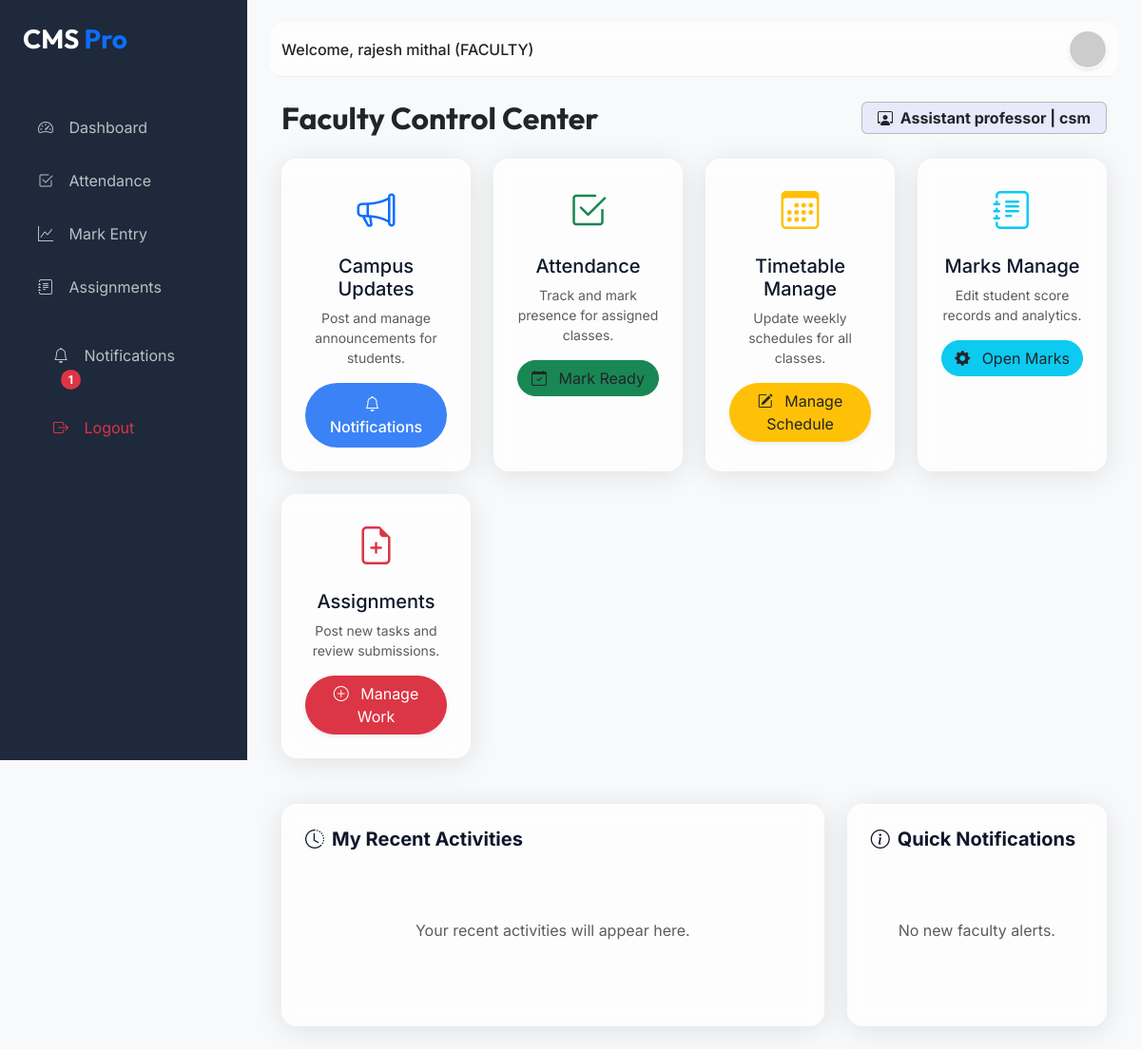
Page /dashboard/faculty/ (signed in) on the committed database.
### cms_app/models.py (models this page shows, shortened)
class User(AbstractUser):
    ADMIN = 'ADMIN'
    FACULTY = 'FACULTY'
    PRINCIPAL = 'PRINCIPAL'
    STUDENT = 'STUDENT'
    ROLE_CHOICES = (
        (ADMIN, 'Admin'),
        (FACULTY, 'Faculty'),
        (PRINCIPAL, 'Principal'),
        (STUDENT, 'Student'),
    )
    role = models.CharField(max_length=20, choices=ROLE_CHOICES, default=FACULTY)
    is_authorized = models.BooleanField(default=False)
    @property
    def unread_notifications_count(self):
        return self.notifications.filter(is_read=False).count()

class Faculty(models.Model):
    user = models.OneToOneField(User, on_delete=models.CASCADE, related_name='faculty_profile')
    department = models.CharField(max_length=100)
    designation = models.CharField(max_length=100)

### cms_app/views.py (the view)
# urls.py: path('dashboard/faculty/', views.faculty_dashboard, name='faculty_dashboard'),
@login_required
def faculty_dashboard(request):
    fac = getattr(request.user, 'faculty_profile', None)
    if not fac:
        messages.error(request, "Faculty profile not found.")
        return redirect('login')
    if not request.user.is_authorized:
        return render(request, 'dashboard/pending_approval.html')
    return render(request, 'dashboard/faculty.html', {'faculty': fac})

### templates/dashboard/faculty.html (shortened to what this page needs)
{% extends 'base.html' %}
{% block content %}
<div class="container-fluid">
    <div class="d-flex justify-content-between align-items-center mb-4">
        <h2 class="fw-bold mb-0 text-dark">Faculty Control Center</h2>
        <div class="text-end">
            <span class="badge bg-indigo-soft text-dark px-3 py-2 fs-6 border border-dark border-opacity-25">
                <i class="bi bi-person-workspace me-1"></i> {{ faculty.designation }} | {{ faculty.department }}
            </span>
        </div>
    </div>
    <div class="row g-4 mb-5">
        <div class="col-md-3">
            <div class="glass-card p-4 hover-lift text-center h-100">
                <i class="bi bi-megaphone text-primary fs-1 mb-3 d-block"></i>
                <h5>Campus Updates</h5>
                <p class="text-muted small">Post and manage announcements for students.</p>
                <a href="{% url 'notification_list' %}" class="btn btn-primary rounded-pill w-100">
                    <i class="bi bi-bell me-2"></i> Notifications
                </a>
            </div>
        </div>
        <div class="col-md-3">
            <div class="glass-card p-4 hover-lift text-center h-100">
                <i class="bi bi-check2-square text-success fs-1 mb-3 d-block"></i>
                <h5>Attendance</h5>
                <p class="text-muted small">Track and mark presence for assigned classes.</p>
                <a href="{% url 'attendance_mark' %}" class="btn btn-success rounded-pill w-100 text-dark">
                    <i class="bi bi-calendar-check me-2"></i> Mark Ready
                </a>
            </div>
        </div>
        <div class="col-md-3">
            <div class="glass-card p-4 hover-lift text-center h-100">
                <i class="bi bi-calendar3 text-warning fs-1 mb-3 d-block"></i>
                <h5>Timetable Manage</h5>
                <p class="text-muted small">Update weekly schedules for all classes.</p>
                <a href="{% url 'timetable_list' %}" class="btn btn-warning rounded-pill w-100 text-dark shadow-sm">
                    <i class="bi bi-pencil-square me-2"></i> Manage Schedule
                </a>
            </div>
        </div>
        <div class="col-md-3">
            <div class="glass-card p-4 hover-lift text-center h-100">
                <i class="bi bi-journal-text text-info fs-1 mb-3 d-block"></i>
                <h5>Marks Manage</h5>
                <p class="text-muted small">Edit student score records and analytics.</p>
                <a href="{% url 'marks_list' %}" class="btn btn-info rounded-pill w-100 text-dark">
                    <i class="bi bi-gear-fill me-2"></i> Open Marks
                </a>
            </div>
        </div>
        <div class="col-md-3">
            <div class="glass-card p-4 hover-lift text-center h-100">
                <i class="bi bi-file-earmark-plus text-danger fs-1 mb-3 d-block"></i>
                <h5>Assignments</h5>
                <p class="text-muted small">Post new tasks and review submissions.</p>
                <a href="{% url 'assignment_list' %}" class="btn btn-danger rounded-pill w-100 text-white shadow-sm">
                    <i class="bi bi-plus-circle me-2"></i> Manage Work
                </a>
            </div>
        </div>
    </div>
    <div class="row g-4">
        <div class="col-md-8">
            <div class="glass-card p-4 h-100">
                <h5 class="fw-bold mb-4"><i class="bi bi-clock-history me-2"></i>My Recent Activities</h5>
                <p class="text-muted py-5 text-center">Your recent activities will appear here.</p>
            </div>
        </div>
        <div class="col-md-4">
            <div class="glass-card p-4 h-100">
                <h5 class="fw-bold mb-4"><i class="bi bi-info-circle me-2"></i>Quick Notifications</h5>
                <p class="text-muted py-5 text-center">No new faculty alerts.</p>
            </div>
        </div>
    </div>
</div>
{% endblock %}

### templates/base.html (shortened to what this page needs)
<!DOCTYPE html>
<html lang="en">
<head>
    <link href="https://cdn.jsdelivr.net/npm/bootstrap@5.3.0/dist/css/bootstrap.min.css" rel="stylesheet">
    <link rel="stylesheet" href="https://cdn.jsdelivr.net/npm/bootstrap-icons@1.11.1/font/bootstrap-icons.css">
</head>
<body>
    {% if user.is_authenticated %}
    <div class="sidebar" id="sidebar">
        <div class="p-4">
            <h3 class="fw-bold mb-4">CMS <span class="text-primary">Pro</span></h3>
        </div>
        <nav class="nav flex-column">
            <a class="nav-link {% if request.resolver_match.url_name == 'dashboard' %}active{% endif %}"
                href="{% url 'dashboard' %}">
                <i class="bi bi-speedometer2"></i> Dashboard
            </a>
            {% if user.role == 'FACULTY' %}
            <a class="nav-link {% if 'attendance' in request.path %}active{% endif %}"
                href="{% url 'attendance_mark' %}">
                <i class="bi bi-check2-square"></i> Attendance
            </a>
            <a class="nav-link {% if 'marks' in request.path %}active{% endif %}" href="{% url 'marks_list' %}">
                <i class="bi bi-graph-up"></i> Mark Entry
            </a>
            <a class="nav-link {% if 'assignments' in request.path %}active{% endif %}"
                href="{% url 'assignment_list' %}">
                <i class="bi bi-journal-text"></i> Assignments
            </a>
            {% endif %}
            <div class="mt-auto p-3">
                <a class="nav-link {% if 'notifications' in request.path %}active{% endif %}"
                    href="{% url 'notification_list' %}">
                    <i class="bi bi-bell"></i> Notifications
                    {% if user.unread_notifications_count > 0 %}
                    <span class="badge bg-danger rounded-pill ms-2">{{ user.unread_notifications_count }}</span>
                    {% endif %}
                </a>
                <a class="nav-link text-danger" href="{% url 'logout' %}">
                    <i class="bi bi-box-arrow-right"></i> Logout
                </a>
            </div>
        </nav>
    </div>
    {% endif %}
    <div class="{% if user.is_authenticated %}main-content{% else %}container{% endif %}">
        {% if user.is_authenticated %}
        <nav class="navbar navbar-expand-lg">
            <div class="container-fluid">
                <span class="navbar-text fw-medium text-dark">
                    Welcome, {{ user.get_full_name|default:user.username }} ({{ user.role }})
                </span>
                <div class="ms-auto d-flex align-items-center">
                    <div class="dropdown">
                        <a href="{% if user.role == 'STUDENT' %}{% url 'student_profile' %}{% elif user.role == 'FACULTY' %}{% url 'faculty_profile' %}{% elif user.role == 'PRINCIPAL' %}{% url 'principal_profile' %}{% else %}#{% endif %}"
                            title="View Profile">
                            <img src="https://ui-avatars.com/api/?name={{ user.username }}&background=random"
                                class="rounded-circle border border-white shadow-sm" width="40" height="40"
                                alt="avatar shadow-sm">
                        </a>
                    </div>
                </div>
            </div>
        </nav>
        {% endif %}
        {% block content %}{% endblock %}
    </div>
</body>
</html>

### templates/base.html (style rules this page uses)
:root { --primary-bg: #f8f9fa; --sidebar-bg: #1e293b; --accent-color: #3b82f6; --text-main: #0f172a; --card-glass: rgba(255, 255, 255, 0.7); }
body { font-family: 'Inter', sans-serif; background-color: var(--primary-bg); color: var(--text-main); overflow-x: hidden; }
h1, h2, h3, .navbar-brand { font-family: 'Outfit', sans-serif; }
.glass-card { background: var(--card-glass); backdrop-filter: blur(10px); border: 1px solid rgba(255, 255, 255, 0.3); border-radius: 16px; box-shadow: 0 4px 30px rgba(0, 0, 0, 0.1); }
.sidebar { height: 100vh; width: 260px; position: fixed; top: 0; left: 0; background-color: var(--sidebar-bg); color: white; transition: all 0.3s; z-index: 1000; }
.sidebar .nav-link { color: rgba(255, 255, 255, 0.7); padding: 12px 24px; border-radius: 8px; margin: 4px 16px; transition: 0.3s; }
.sidebar .nav-link i { margin-right: 12px; }
.main-content { margin-left: 260px; padding: 24px; transition: all 0.3s; }
.navbar { background: var(--card-glass); backdrop-filter: blur(10px); border-bottom: 1px solid rgba(0, 0, 0, 0.05); margin-bottom: 24px; border-radius: 12px; }
.btn-primary { background-color: var(--accent-color); border: none; padding: 10px 20px; border-radius: 8px; font-weight: 500; transition: 0.3s; }
.hover-lift { transition: transform 0.2s; }

### templates/dashboard/faculty.html (style rules this page uses)
.bg-indigo-soft { background-color: rgba(99, 102, 241, 0.1); }

### rows in the picture
User: unread_notifications_count "1", get_full_name "rajesh mithal", role "FACULTY"
Faculty: designation "Assistant professor", department "csm"
